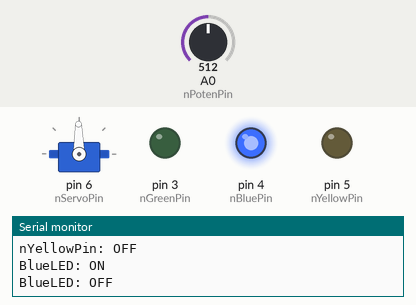
This sketch was run on a simulated Arduino Uno, built with avr-gcc and run on an emulated ATmega328P. Parts: servo, output pins drawn as LEDs (lit = HIGH), the last lines printed to the serial monitor. Inputs (shaded band) come from the test bench; at power-on: A0 (nPotenPin) = 512.

Above: at 1.2 s.
1.3 s: A0 (nPotenPin) set to 716
At 2.3 s:
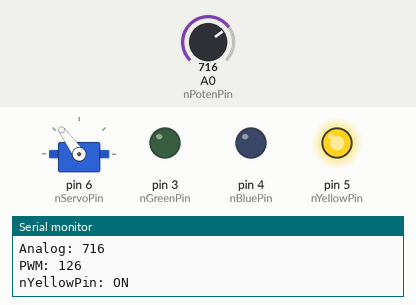
2.9 s: A0 (nPotenPin) set to 459
At 3.7 s:
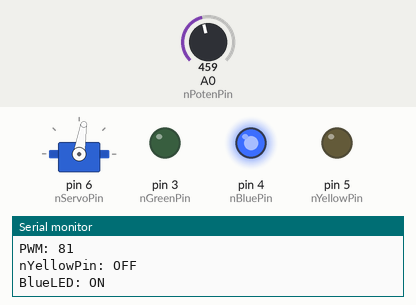
4.4 s: A0 (nPotenPin) set to 442
At 5.7 s:
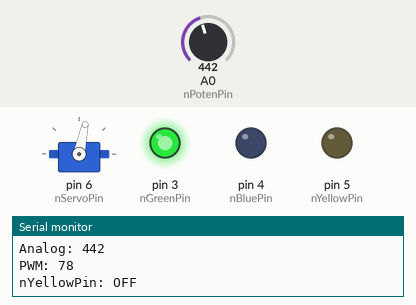
6.0 s: A0 (nPotenPin) set to 554
At 6.5 s:
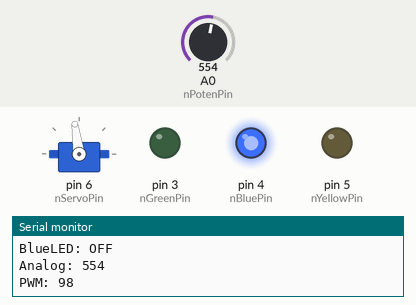
7.6 s: A0 (nPotenPin) set to 581
At 8.4 s:
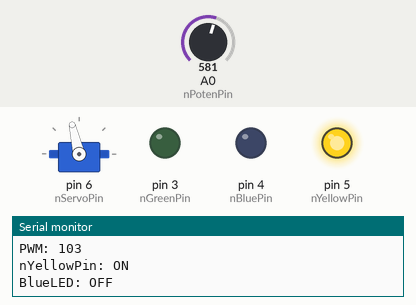
9.1 s: A0 (nPotenPin) set to 306
At 10.5 s:
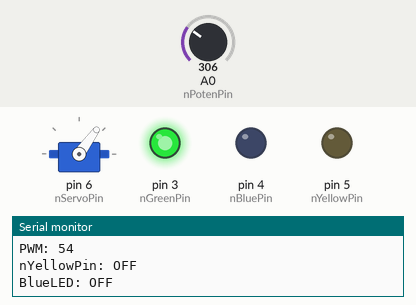
Timing chart, 0 to 11.7 s (numbered marks = the images above; inputs shaded):
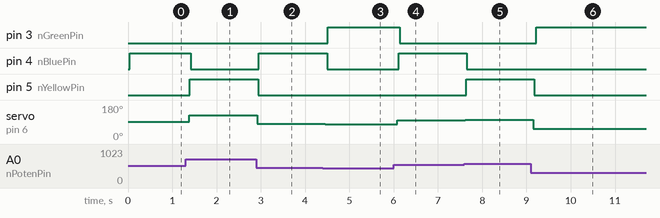

Measured:
- the behaviour switches between 449 and 448 on A0 (nPotenPin) (found by bisection; images 2 and 3)
- the behaviour switches between 568 and 569 on A0 (nPotenPin) (found by bisection; images 4 and 5)
- after the input at 1.3 s, pin 4 (nBluePin): HIGH → LOW after 0.12 s; pin 5 (nYellowPin): LOW → HIGH after 0.10 s; servo on pin 6 (nServoPin): 91° → 126° after 0.08 s
- after the input at 2.9 s, pin 4 (nBluePin): LOW → HIGH after 0.06 s; pin 5 (nYellowPin): HIGH → LOW at once; servo on pin 6 (nServoPin): 126° → 81° at once
- after the input at 4.4 s, pin 3 (nGreenPin): LOW → HIGH after 0.12 s; pin 4 (nBluePin): HIGH → LOW after 0.10 s; servo on pin 6 (nServoPin): 81° → 78° after 0.06 s
- after the input at 6.0 s, pin 3 (nGreenPin): HIGH → LOW after 0.14 s; pin 4 (nBluePin): LOW → HIGH after 0.12 s; servo on pin 6 (nServoPin): 78° → 98° after 0.08 s
- after the input at 7.6 s, pin 4 (nBluePin): HIGH → LOW after 0.06 s; pin 5 (nYellowPin): LOW → HIGH at once; servo on pin 6 (nServoPin): 98° → 103° at once
- after the input at 9.1 s, pin 3 (nGreenPin): LOW → HIGH after 0.12 s; pin 5 (nYellowPin): HIGH → LOW after 0.08 s; servo on pin 6 (nServoPin): 103° → 54° after 0.06 s

The sketch:

Variable_Resistance-LED-Serbomotor_Report.ino
```cpp
#include <Servo.h>

#define MinAngle 0
#define MaxAngle 180
#define MinPoten 0
#define MaxPoten 1023
#define mSize 5
#define Right 80
#define Left 100
#define NumMinAngle 4
#define NumMaxAngle 3
#define NumMinPoten 1
#define NumMaxPoten 2

// Declare global variables (pin numbering)
int nGreenPin = 3;
int nBluePin = 4;
int nYellowPin = 5;
int nServoPin = 6;
int nPotenPin = A0;
int nDelay = 20;
Servo mServoMotor; // Servo motor declaration

// Setting the device
void setup()
{
  pinMode(nGreenPin, OUTPUT);
  pinMode(nBluePin, OUTPUT);
  pinMode(nYellowPin, OUTPUT);
  Serial.begin(9600);
  mServoMotor.attach(nServoPin);
}

// Mapping function
int Maping(int Value, int *pValue)
{
  int nPWM;
  nPWM = map(Value, pValue[NumMinPoten], pValue[NumMaxPoten], pValue[NumMaxAngle], pValue[NumMinAngle]);

  return nPWM;
}

// Functions that turn on and off diodes
void YellowOn()
{
  digitalWrite(nYellowPin, HIGH);
  Serial.print("nYellowPin: ON\n");
  delay(nDelay); // Wait for 20 millisecond(s)
}

void YellowOff()
{
  digitalWrite(nYellowPin, LOW);
  Serial.print("nYellowPin: OFF\n");
  delay(nDelay);
}

void BlueOn()
{
  digitalWrite(nBluePin, HIGH);
  Serial.print("BlueLED: ON\n");
  delay(nDelay);
}

void BlueOff()
{
  digitalWrite(nBluePin, LOW);
  Serial.print("BlueLED: OFF\n");
  delay(nDelay);
}

void GreenOn()
{
  digitalWrite(nGreenPin, HIGH);
  Serial.print("GreenLED: ON\n");
  delay(nDelay);
}

void GreenOff()
{
  digitalWrite(nGreenPin, LOW);
  Serial.print("BlueLED: OFF\n");
  delay(nDelay);
}

void loop()
{
  // Declare and initialize variables
  int readValue = analogRead(nPotenPin);
  int Reference_value[mSize] = {MinPoten, MaxPoten, MinAngle, MaxAngle};
  int *pValue = Reference_value;
  int nPWM = Maping(readValue, pValue);

  // Output measured values
  Serial.print("Analog: ");
  Serial.println(readValue);
  Serial.print("PWM: ");
  Serial.println(nPWM);

  // Move the servo motor according to the values
  mServoMotor.write(nPWM);
  delay(nDelay);

  // To run differently according to potentiometer movement
  if (nPWM < Right)
  {
    YellowOff();
    BlueOff();
    GreenOn();
  }
  else if(nPWM > Left)
  {
    YellowOn();
    BlueOff();
    GreenOff();
  }
  else
  {
    YellowOff();
    BlueOn();
    GreenOff();
  }
}
```
